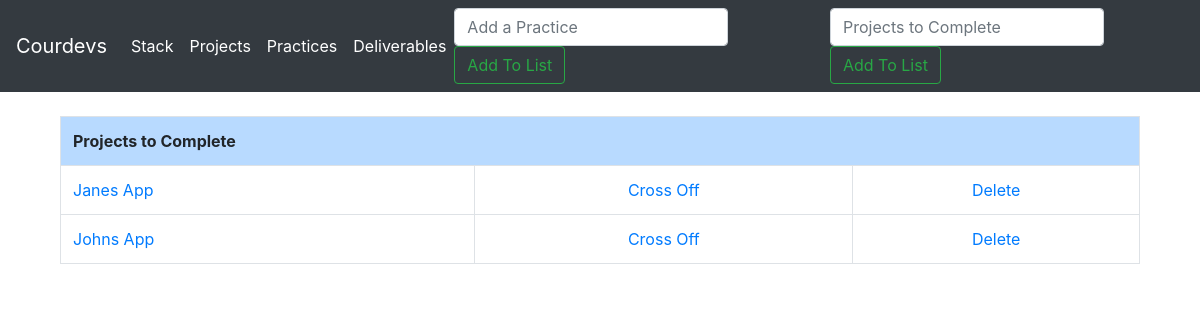
Before: /projects/ with the older database file.
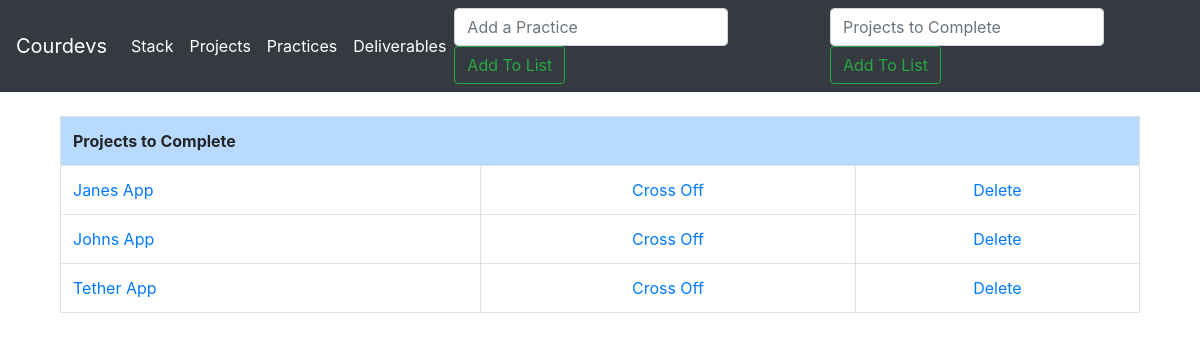
After: the same page with the newer database file.
### todoTwo/models.py (models this page shows, shortened)
class Project(models.Model):
	itemproj = models.CharField(max_length=200)
	completedproj = models.BooleanField(default=False)

### todoTwo/views.py (the view, shortened to what this page needs)
# urls.py: path('projects/', views.projects, name='projects'),
def projects(request):
	if request.method == 'POST':
		form = ListForm(request.POST or None)
		if form.is_valid(): #if information on form is valid
			form.save()     #save the info
			all_items = List.objects.all
			messages.success(request, ('Item Has Been Added To List'))
			return render(request, 'todo.html', {'all_items': all_items})
	else:
		all_proj = Project.objects.all
		return render(request, 'projects.html', {'all_proj': all_proj})

### todoTwo/templates/projects.html (shortened to what this page needs)
{% extends 'base.html' %}
{% block content %}
<div class="container">
		{% if all_proj %}
			<div class="container">
      			<table class="table table-bordered">
        			<th class="table table-primary" colspan="4">Projects to Complete</th>
						{% for stuff in all_proj %}
							{% if stuff.completedproj %}
								<tr class="table-primary">
									<td class="striker"><a href="{% url 'projedit' stuff.id %}">{{ stuff.itemproj }}</a></td>
									<td><center><a href="{% url 'uncross_project' stuff.id %}">Uncross</center></td>
									<td><center><a href="{% url 'deleteproj' stuff.id %}">Delete</a></center></td>
								</tr>
								{% else %}
								<tr>
									<td><a href="{% url 'projedit' stuff.id %}">{{ stuff.itemproj }}</a></td>
									<td><center><a href="{% url 'cross_off_project' stuff.id %}">Cross Off</a></center></td>
									<td><center><a href="{% url 'deleteproj' stuff.id %}">Delete</a></center></td>
								</tr>
							{% endif %}
				      	{% endfor %}
				</table>
      	{% endif %}
</div>
{% endblock %}

Changed rows visible on the page:
added Project: itemproj "Tether App"
